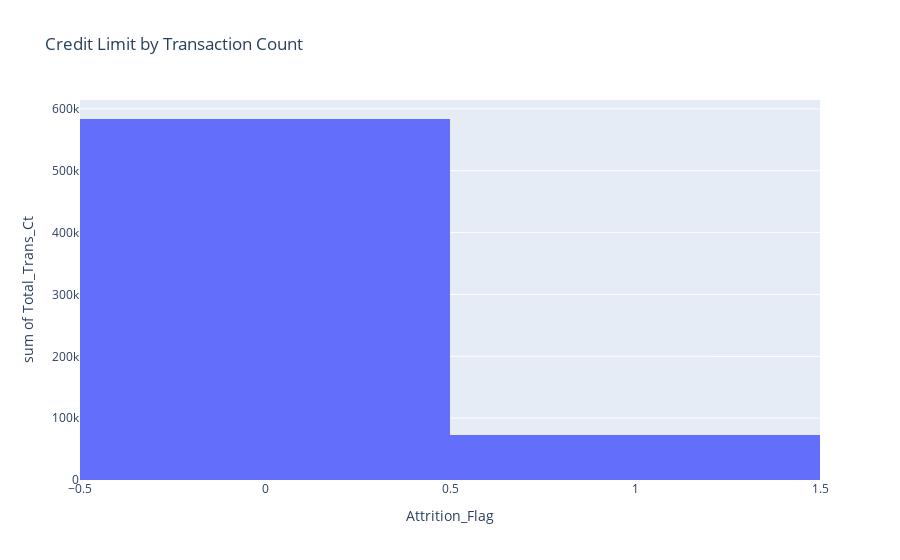

Source (notebook cell):
### Markdown cell above
### Relationship between Transaction Count and Attrition

### Code cell
fig = px.histogram(data, x='Attrition_Flag', y='Total_Trans_Ct', title='Credit Limit by Transaction Count')
fig.show()

### Figure 1 — Plotly figure (JSON) as saved in the notebook; plotly's stock layout.template omitted (floating-point values rounded to 4 significant figures; data arrays with more than 128 entries replaced by an {"elided": "..."} marker saying what was removed)
{"data": [{"bingroup": "x", "histfunc": "sum", "hovertemplate": "Attrition_Flag=%{x}<br>sum of Total_Trans_Ct=%{y}<extra></extra>", "legendgroup": "", "marker": {"color": "#636efa", "pattern": {"shape": ""}}, "name": "", "orientation": "v", "showlegend": false, "type": "histogram", "x": {"elided": "10127 int values"}, "xaxis": "x", "y": {"elided": "10127 int values"}, "yaxis": "y"}], "layout": {"barmode": "relative", "legend": {"tracegroupgap": 0}, "title": {"text": "Credit Limit by Transaction Count"}, "xaxis": {"anchor": "y", "domain": [0, 1], "title": {"text": "Attrition_Flag"}}, "yaxis": {"anchor": "x", "domain": [0, 1], "title": {"text": "sum of Total_Trans_Ct"}}}}
